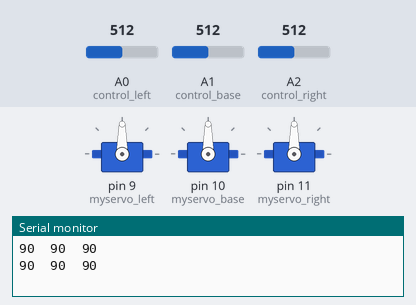
This sketch was run on a simulated Arduino Uno, built with avr-gcc and run on an emulated ATmega328P. Shown: 3 × servo, the last lines printed to the serial monitor. Inputs (shaded band) come from the test bench; at power-on: A0 (control_left) = 512, A1 (control_base) = 512, A2 (control_right) = 512.

Above: at 2.2 s.
2.3 s: A0 (control_left) set to 716
At 4.2 s:
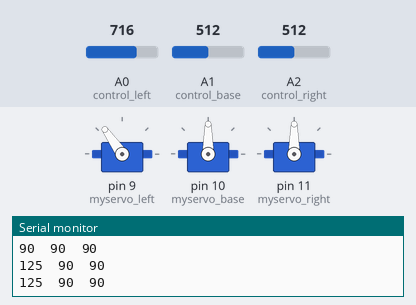
4.5 s: A1 (control_base) set to 716
At 5.8 s:
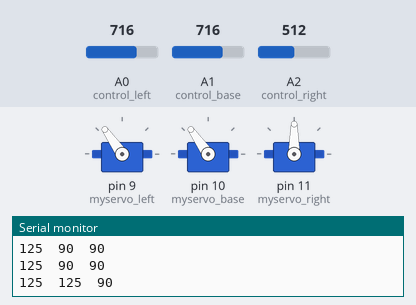
6.5 s: A2 (control_right) set to 716
At 7.4 s:
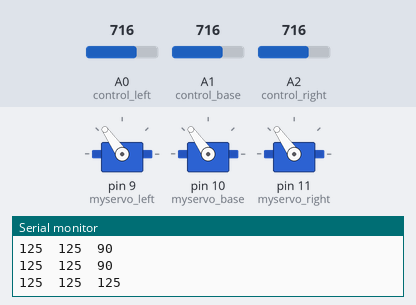
8.5 s: A0 (control_left) set to 900
At 10.2 s:
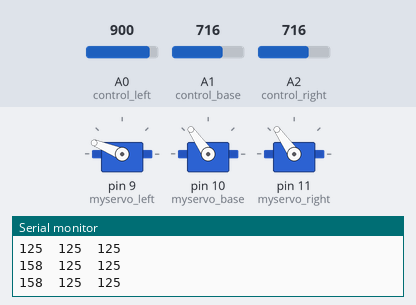
10.5 s: A1 (control_base) set to 900
At 11.9 s:
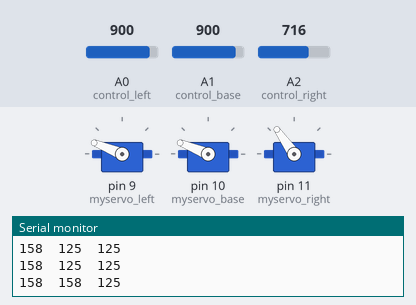
12.5 s: A2 (control_right) set to 900
At 13.5 s:
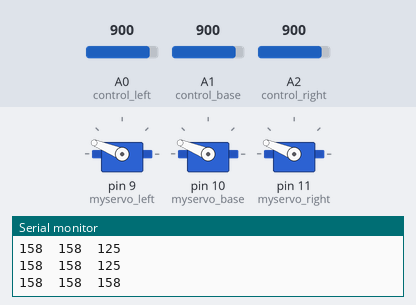
Timing chart, 0 to 15.5 s (numbered marks = the images above; inputs shaded):
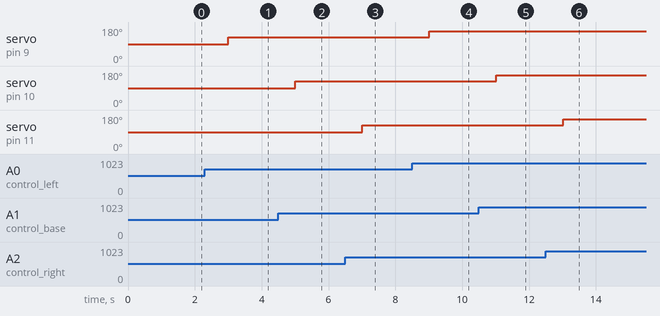

Measured:
- after the input at 2.3 s, servo on pin 9 (myservo_left): 90° → 125° after 0.70 s
- after the input at 4.5 s, servo on pin 10 (myservo_base): 90° → 125° after 0.51 s
- after the input at 6.5 s, servo on pin 11 (myservo_right): 90° → 125° after 0.51 s
- after the input at 8.5 s, servo on pin 9 (myservo_left): 125° → 158° after 0.51 s
- after the input at 10.5 s, servo on pin 10 (myservo_base): 125° → 158° after 0.52 s
- after the input at 12.5 s, servo on pin 11 (myservo_right): 125° → 158° after 0.52 s

The sketch:

BracoMecanicoPotSlide.ino
```cpp
#include <Servo.h>
#define control_left A0
#define control_base A1
#define control_right A2
#define timeupdate 1000

Servo myservo_left;  // create servo object to control a servo
Servo myservo_base;
Servo myservo_right;

long times=0;

int position_left=0;
int position_base=0;
int position_right=0;

void setup()
{
  myservo_left.attach(9); //attaches the 2nd servo on pin 10
  myservo_base.attach(10);  // attaches the servo on pin 9 to the servo object
  myservo_right.attach(11); //attaches the 2nd servo on pin 10

  myservo_left.write(90); //sets both servo's at 90 degrees
  myservo_base.write(90);
  myservo_right.write(90); //sets both servo's at 90 degrees

  Serial.begin(9600); //start serial output at 9600
  times=millis();
  delay(1000);
}

void loop()
{
  position_left =analogRead(control_left);
  position_left = map(position_left, 0, 1023, 0, 180);
  position_base =analogRead(control_base);
  position_base = map(position_base, 0, 1023, 0, 180);
  position_right = analogRead(control_right);
  position_right = map(position_right, 0, 1023, 0, 180);
  if(millis()-times>timeupdate){
   Serial.print(position_left);
   Serial.print("  ");
   myservo_left.write(position_left);
   Serial.print(position_base);
   Serial.print("  ");
   myservo_base.write(position_base);
   Serial.println(position_right);
   myservo_right.write(position_right);
   times=millis();
  }
}
```
